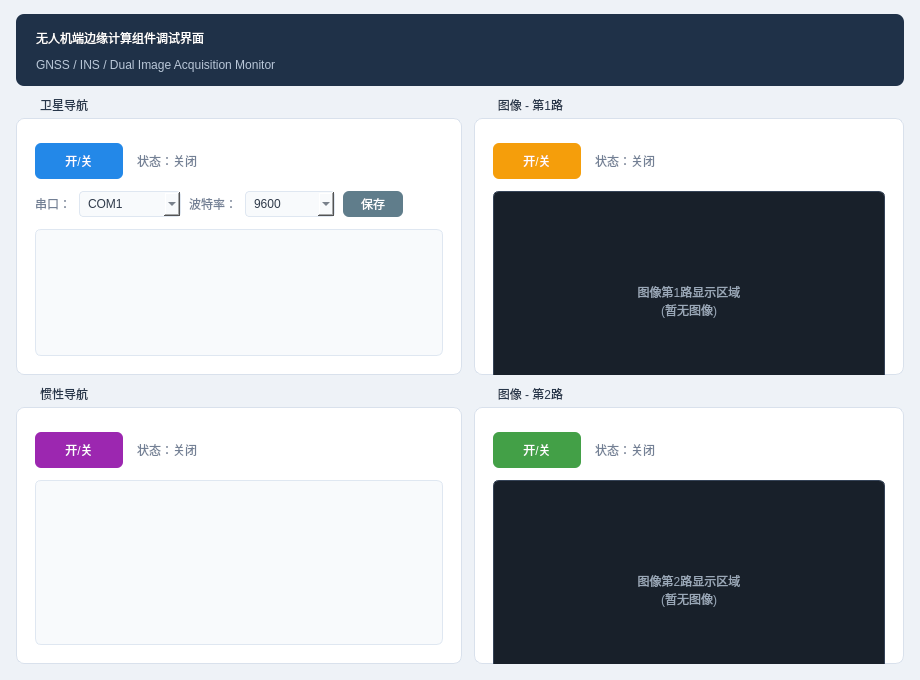
<?xml version="1.0" encoding="UTF-8"?>
<ui version="4.0">
 <class>MainWindow</class>
 <widget class="QMainWindow" name="MainWindow">
  <property name="geometry">
   <rect>
    <x>0</x>
    <y>0</y>
    <width>920</width>
    <height>680</height>
   </rect>
  </property>
  <property name="minimumSize">
   <size>
    <width>860</width>
    <height>620</height>
   </size>
  </property>
  <property name="windowTitle">
   <string>无人机端边缘计算组件调试界面</string>
  </property>
  <widget class="QWidget" name="centralwidget">
   <property name="styleSheet">
    <string notr="true">#centralwidget {
    background: #eef2f7;
}
QGroupBox {
    background: #ffffff;
    border: 1px solid #d9e1ec;
    border-radius: 8px;
    margin-top: 20px;
    font: 600 15px "Microsoft YaHei";
    color: #27364a;
}
QGroupBox::title {
    subcontrol-origin: margin;
    subcontrol-position: top left;
    left: 14px;
    padding: 0 8px;
    background: #eef2f7;
}
QTextEdit {
    background: #f8fafc;
    border: 1px solid #dfe7f1;
    border-radius: 6px;
    padding: 14px;
    font: 12px "Consolas", "Microsoft YaHei";
    color: #2f3a4a;
}
QLabel {
    font: 12px "Microsoft YaHei";
}
QPushButton {
    color: white;
    border: none;
    border-radius: 6px;
    font: 600 14px "Microsoft YaHei";
}
QPushButton:pressed {
    padding-top: 1px;
}</string>
   </property>
   <layout class="QVBoxLayout" name="mainLayout">
    <property name="leftMargin">
     <number>16</number>
    </property>
    <property name="topMargin">
     <number>14</number>
    </property>
    <property name="rightMargin">
     <number>16</number>
    </property>
    <property name="bottomMargin">
     <number>16</number>
    </property>
    <property name="spacing">
     <number>12</number>
    </property>
    <item>
     <widget class="QFrame" name="headerFrame">
      <property name="minimumSize">
       <size>
        <width>0</width>
        <height>72</height>
       </size>
      </property>
      <property name="maximumSize">
       <size>
        <width>16777215</width>
        <height>72</height>
       </size>
      </property>
      <property name="styleSheet">
       <string notr="true">#headerFrame {
    background: #1f3148;
    border-radius: 8px;
}
#labelTitle {
    color: #ffffff;
    font: 600 22px "Microsoft YaHei";
}
#labelSubTitle {
    color: #b9c7d8;
    font: 12px "Microsoft YaHei";
}</string>
      </property>
      <layout class="QVBoxLayout" name="headerLayout">
       <property name="leftMargin">
        <number>20</number>
       </property>
       <property name="topMargin">
        <number>12</number>
       </property>
       <property name="rightMargin">
        <number>20</number>
       </property>
       <property name="bottomMargin">
        <number>10</number>
       </property>
       <property name="spacing">
        <number>4</number>
       </property>
       <item>
        <widget class="QLabel" name="labelTitle">
         <property name="text">
          <string>无人机端边缘计算组件调试界面</string>
         </property>
        </widget>
       </item>
       <item>
        <widget class="QLabel" name="labelSubTitle">
         <property name="text">
          <string>GNSS / INS / Dual Image Acquisition Monitor</string>
         </property>
        </widget>
       </item>
      </layout>
     </widget>
    </item>
    <item>
     <layout class="QGridLayout" name="gridLayout">
      <property name="spacing">
       <number>12</number>
      </property>
      <item row="0" column="0">
       <widget class="QGroupBox" name="groupGnss">
        <property name="title">
         <string>卫星导航</string>
        </property>
        <layout class="QVBoxLayout" name="verticalLayoutGnss">
         <property name="leftMargin">
          <number>18</number>
         </property>
         <property name="topMargin">
          <number>24</number>
         </property>
         <property name="rightMargin">
          <number>18</number>
         </property>
         <property name="bottomMargin">
          <number>18</number>
         </property>
         <property name="spacing">
          <number>12</number>
         </property>
         <item>
          <layout class="QHBoxLayout" name="horizontalLayoutGnss">
           <property name="spacing">
            <number>14</number>
           </property>
           <item>
            <widget class="QPushButton" name="btnGnss">
             <property name="minimumSize">
              <size>
               <width>88</width>
               <height>36</height>
              </size>
             </property>
             <property name="maximumSize">
              <size>
               <width>88</width>
               <height>36</height>
              </size>
             </property>
             <property name="styleSheet">
              <string notr="true">#btnGnss {
    background: #2388e8;
}
#btnGnss:hover {
    background: #3798f2;
}</string>
             </property>
             <property name="text">
              <string>开/关</string>
             </property>
            </widget>
           </item>
           <item>
            <widget class="QLabel" name="labelGnssStatus">
             <property name="styleSheet">
              <string notr="true">color: #738095; font: 12px "Microsoft YaHei";</string>
             </property>
             <property name="text">
              <string>状态：关闭</string>
             </property>
            </widget>
           </item>
           <item>
            <spacer name="horizontalSpacerGnss">
             <property name="orientation">
              <enum>Qt::Horizontal</enum>
             </property>
             <property name="sizeHint" stdset="0">
              <size>
               <width>40</width>
               <height>20</height>
              </size>
             </property>
            </spacer>
           </item>
          </layout>
         </item>
         <item>
          <layout class="QHBoxLayout" name="horizontalLayoutGnssConfig">
           <property name="spacing">
            <number>8</number>
           </property>
           <item>
            <widget class="QLabel" name="labelGnssCom">
             <property name="styleSheet">
              <string notr="true">color: #738095; font: 12px "Microsoft YaHei";</string>
             </property>
             <property name="text">
              <string>串口：</string>
             </property>
            </widget>
           </item>
           <item>
            <widget class="QComboBox" name="comboGnssCom">
             <property name="minimumSize">
              <size>
               <width>90</width>
               <height>26</height>
              </size>
             </property>
             <property name="editable">
              <bool>true</bool>
             </property>
             <property name="styleSheet">
              <string notr="true">QComboBox {
    background: #f8fafc;
    border: 1px solid #dfe7f1;
    border-radius: 4px;
    padding: 2px 6px;
    font: 12px "Microsoft YaHei";
    color: #2f3a4a;
}</string>
             </property>
             <item>
              <property name="text">
               <string>COM1</string>
              </property>
             </item>
             <item>
              <property name="text">
               <string>COM2</string>
              </property>
             </item>
             <item>
              <property name="text">
               <string>COM3</string>
              </property>
             </item>
             <item>
              <property name="text">
               <string>COM4</string>
              </property>
             </item>
             <item>
              <property name="text">
               <string>COM5</string>
              </property>
             </item>
             <item>
              <property name="text">
               <string>COM6</string>
              </property>
             </item>
             <item>
              <property name="text">
               <string>COM7</string>
              </property>
             </item>
             <item>
              <property name="text">
               <string>COM8</string>
              </property>
             </item>
             <item>
              <property name="text">
               <string>COM9</string>
              </property>
             </item>
             <item>
              <property name="text">
               <string>COM10</string>
              </property>
             </item>
             <item>
              <property name="text">
               <string>COM11</string>
              </property>
             </item>
             <item>
              <property name="text">
               <string>COM12</string>
              </property>
             </item>
             <item>
              <property name="text">
               <string>/dev/ttyTHS1</string>
              </property>
             </item>
             <item>
              <property name="text">
               <string>/dev/ttyUSB0</string>
              </property>
             </item>
            </widget>
           </item>
           <item>
            <widget class="QLabel" name="labelGnssBaud">
             <property name="styleSheet">
              <string notr="true">color: #738095; font: 12px "Microsoft YaHei";</string>
             </property>
             <property name="text">
              <string>波特率：</string>
             </property>
            </widget>
           </item>
           <item>
            <widget class="QComboBox" name="comboGnssBaud">
             <property name="minimumSize">
              <size>
               <width>90</width>
               <height>26</height>
              </size>
             </property>
             <property name="editable">
              <bool>true</bool>
             </property>
             <property name="styleSheet">
              <string notr="true">QComboBox {
    background: #f8fafc;
    border: 1px solid #dfe7f1;
    border-radius: 4px;
    padding: 2px 6px;
    font: 12px "Microsoft YaHei";
    color: #2f3a4a;
}</string>
             </property>
             <item>
              <property name="text">
               <string>9600</string>
              </property>
             </item>
             <item>
              <property name="text">
               <string>19200</string>
              </property>
             </item>
             <item>
              <property name="text">
               <string>38400</string>
              </property>
             </item>
             <item>
              <property name="text">
               <string>57600</string>
              </property>
             </item>
             <item>
              <property name="text">
               <string>115200</string>
              </property>
             </item>
             <item>
              <property name="text">
               <string>230400</string>
              </property>
             </item>
             <item>
              <property name="text">
               <string>460800</string>
              </property>
             </item>
             <item>
              <property name="text">
               <string>921600</string>
              </property>
             </item>
            </widget>
           </item>
           <item>
            <widget class="QPushButton" name="btnSaveGnssConfig">
             <property name="minimumSize">
              <size>
               <width>60</width>
               <height>26</height>
              </size>
             </property>
             <property name="maximumSize">
              <size>
               <width>60</width>
               <height>26</height>
              </size>
             </property>
             <property name="styleSheet">
              <string notr="true">#btnSaveGnssConfig {
    background: #607d8b;
    font: 12px "Microsoft YaHei";
}
#btnSaveGnssConfig:hover {
    background: #78909c;
}</string>
             </property>
             <property name="text">
              <string>保存</string>
             </property>
            </widget>
           </item>
           <item>
            <spacer name="horizontalSpacerGnssConfig">
             <property name="orientation">
              <enum>Qt::Horizontal</enum>
             </property>
             <property name="sizeHint" stdset="0">
              <size>
               <width>40</width>
               <height>20</height>
              </size>
             </property>
            </spacer>
           </item>
          </layout>
         </item>
         <item>
          <widget class="QTextEdit" name="textGnss">
           <property name="readOnly">
            <bool>true</bool>
           </property>
          </widget>
         </item>
        </layout>
       </widget>
      </item>
      <item row="0" column="1">
       <widget class="QGroupBox" name="groupImage1">
        <property name="title">
         <string>图像 - 第1路</string>
        </property>
        <layout class="QVBoxLayout" name="verticalLayoutImage1">
         <property name="leftMargin">
          <number>18</number>
         </property>
         <property name="topMargin">
          <number>24</number>
         </property>
         <property name="rightMargin">
          <number>18</number>
         </property>
         <property name="bottomMargin">
          <number>18</number>
         </property>
         <property name="spacing">
          <number>12</number>
         </property>
         <item>
          <layout class="QHBoxLayout" name="horizontalLayoutImage1">
           <property name="spacing">
            <number>14</number>
           </property>
           <item>
            <widget class="QPushButton" name="btnImage1">
             <property name="minimumSize">
              <size>
               <width>88</width>
               <height>36</height>
              </size>
             </property>
             <property name="maximumSize">
              <size>
               <width>88</width>
               <height>36</height>
              </size>
             </property>
             <property name="styleSheet">
              <string notr="true">#btnImage1 {
    background: #f59e0b;
}
#btnImage1:hover {
    background: #f7ad2f;
}</string>
             </property>
             <property name="text">
              <string>开/关</string>
             </property>
            </widget>
           </item>
           <item>
            <widget class="QLabel" name="labelImage1Status">
             <property name="styleSheet">
              <string notr="true">color: #738095; font: 12px "Microsoft YaHei";</string>
             </property>
             <property name="text">
              <string>状态：关闭</string>
             </property>
            </widget>
           </item>
           <item>
            <spacer name="horizontalSpacerImage1">
             <property name="orientation">
              <enum>Qt::Horizontal</enum>
             </property>
             <property name="sizeHint" stdset="0">
              <size>
               <width>40</width>
               <height>20</height>
              </size>
             </property>
            </spacer>
           </item>
          </layout>
         </item>
         <item>
          <widget class="QLabel" name="labelImage1">
           <property name="sizePolicy">
            <sizepolicy hsizetype="Ignored" vsizetype="Expanding">
             <horstretch>0</horstretch>
             <verstretch>0</verstretch>
            </sizepolicy>
           </property>
           <property name="minimumSize">
            <size>
             <width>0</width>
             <height>220</height>
            </size>
           </property>
           <property name="styleSheet">
            <string notr="true">#labelImage1 {
    background: #18202a;
    color: #9aa8b8;
    border: 1px solid #354357;
    border-radius: 6px;
    padding: 10px;
    font: 12px "Microsoft YaHei";
}</string>
           </property>
           <property name="text">
            <string>图像第1路显示区域
(暂无图像)</string>
           </property>
           <property name="alignment">
            <set>Qt::AlignCenter</set>
           </property>
          </widget>
         </item>
        </layout>
       </widget>
      </item>
      <item row="1" column="0">
       <widget class="QGroupBox" name="groupIns">
        <property name="title">
         <string>惯性导航</string>
        </property>
        <layout class="QVBoxLayout" name="verticalLayoutIns">
         <property name="leftMargin">
          <number>18</number>
         </property>
         <property name="topMargin">
          <number>24</number>
         </property>
         <property name="rightMargin">
          <number>18</number>
         </property>
         <property name="bottomMargin">
          <number>18</number>
         </property>
         <property name="spacing">
          <number>12</number>
         </property>
         <item>
          <layout class="QHBoxLayout" name="horizontalLayoutIns">
           <property name="spacing">
            <number>14</number>
           </property>
           <item>
            <widget class="QPushButton" name="btnIns">
             <property name="minimumSize">
              <size>
               <width>88</width>
               <height>36</height>
              </size>
             </property>
             <property name="maximumSize">
              <size>
               <width>88</width>
               <height>36</height>
              </size>
             </property>
             <property name="styleSheet">
              <string notr="true">#btnIns {
    background: #9c27b0;
}
#btnIns:hover {
    background: #af3cc1;
}</string>
             </property>
             <property name="text">
              <string>开/关</string>
             </property>
            </widget>
           </item>
           <item>
            <widget class="QLabel" name="labelInsStatus">
             <property name="styleSheet">
              <string notr="true">color: #738095; font: 12px "Microsoft YaHei";</string>
             </property>
             <property name="text">
              <string>状态：关闭</string>
             </property>
            </widget>
           </item>
           <item>
            <spacer name="horizontalSpacerIns">
             <property name="orientation">
              <enum>Qt::Horizontal</enum>
             </property>
             <property name="sizeHint" stdset="0">
              <size>
               <width>40</width>
               <height>20</height>
              </size>
             </property>
            </spacer>
           </item>
          </layout>
         </item>
         <item>
          <widget class="QTextEdit" name="textIns">
           <property name="readOnly">
            <bool>true</bool>
           </property>
          </widget>
         </item>
        </layout>
       </widget>
      </item>
      <item row="1" column="1">
       <widget class="QGroupBox" name="groupImage2">
        <property name="title">
         <string>图像 - 第2路</string>
        </property>
        <layout class="QVBoxLayout" name="verticalLayoutImage2">
         <property name="leftMargin">
          <number>18</number>
         </property>
         <property name="topMargin">
          <number>24</number>
         </property>
         <property name="rightMargin">
          <number>18</number>
         </property>
         <property name="bottomMargin">
          <number>18</number>
         </property>
         <property name="spacing">
          <number>12</number>
         </property>
         <item>
          <layout class="QHBoxLayout" name="horizontalLayoutImage2">
           <property name="spacing">
            <number>14</number>
           </property>
           <item>
            <widget class="QPushButton" name="btnImage2">
             <property name="minimumSize">
              <size>
               <width>88</width>
               <height>36</height>
              </size>
             </property>
             <property name="maximumSize">
              <size>
               <width>88</width>
               <height>36</height>
              </size>
             </property>
             <property name="styleSheet">
              <string notr="true">#btnImage2 {
    background: #43a047;
}
#btnImage2:hover {
    background: #57b45b;
}</string>
             </property>
             <property name="text">
              <string>开/关</string>
             </property>
            </widget>
           </item>
           <item>
            <widget class="QLabel" name="labelImage2Status">
             <property name="styleSheet">
              <string notr="true">color: #738095; font: 12px "Microsoft YaHei";</string>
             </property>
             <property name="text">
              <string>状态：关闭</string>
             </property>
            </widget>
           </item>
           <item>
            <spacer name="horizontalSpacerImage2">
             <property name="orientation">
              <enum>Qt::Horizontal</enum>
             </property>
             <property name="sizeHint" stdset="0">
              <size>
               <width>40</width>
               <height>20</height>
              </size>
             </property>
            </spacer>
           </item>
          </layout>
         </item>
         <item>
          <widget class="QLabel" name="labelImage2">
           <property name="sizePolicy">
            <sizepolicy hsizetype="Ignored" vsizetype="Expanding">
             <horstretch>0</horstretch>
             <verstretch>0</verstretch>
            </sizepolicy>
           </property>
           <property name="minimumSize">
            <size>
             <width>0</width>
             <height>220</height>
            </size>
           </property>
           <property name="styleSheet">
            <string notr="true">#labelImage2 {
    background: #18202a;
    color: #9aa8b8;
    border: 1px solid #354357;
    border-radius: 6px;
    padding: 10px;
    font: 12px "Microsoft YaHei";
}</string>
           </property>
           <property name="text">
            <string>图像第2路显示区域
(暂无图像)</string>
           </property>
           <property name="alignment">
            <set>Qt::AlignCenter</set>
           </property>
          </widget>
         </item>
        </layout>
       </widget>
      </item>
     </layout>
    </item>
   </layout>
  </widget>
 </widget>
 <resources/>
 <connections/>
</ui>
